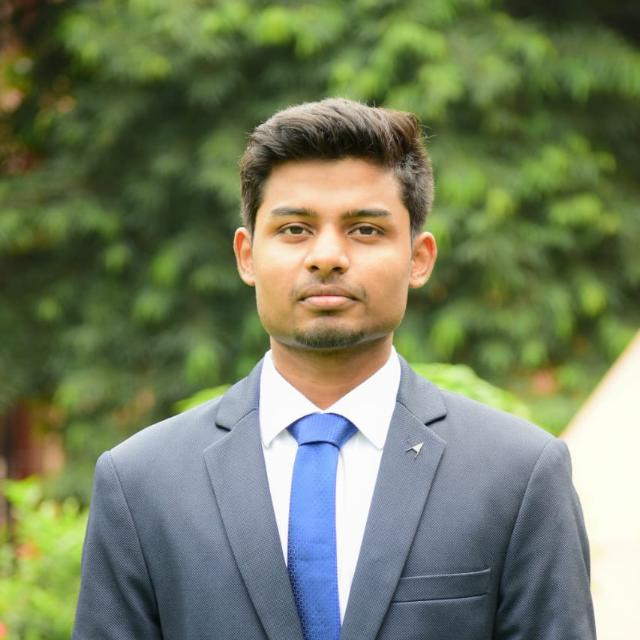
#> input picture me.jpg, 640 x 640 px, given in place of the camera
$ jupyter execute facedetection.ipynb
#> lines starting #> are read from the running program, lines starting #| are printed output that depends on the picture; after the words box and inside, x2 and y2 are one past the last pixel; in counts of white or black regions, pixels touching at a corner belong together
[cell 1]
import cv2
import os
import numpy as np

[cell 2]
face_classifier = cv2.CascadeClassifier("C:\\Users\\adarsh\\Anaconda3\\Lib\\site-packages\\cv2\\data\\haarcascade_frontalface_default.xml")

[cell 3]
def face_extractor(img):

    gray = cv2.cvtColor(img,cv2.COLOR_BGR2GRAY)
    faces = face_classifier.detectMultiScale(gray,1.3,5)

    if faces is():
        return None

    for(x,y,w,h) in faces:
        cropped_face = img[y:y+h, x:x+w]

    return cropped_face

[cell 4]
# Read the input image
#img = cv2.imread("C:\\Users\\adarsh\\Downloads\\IMG20160308231531.jpg")

[cell 5]
cap = cv2.VideoCapture(0)
count = 0

[cell 6]
while True:
    ret, frame = cap.read()
#> frame is the input picture: shape (640, 640, 3); mean B, G, R 96.6, 126.3, 116.2
    if face_extractor(frame) is not None:
#> in face_extractor, `gray = cv2.cvtColor(img,cv2.COLOR_BGR2GRAY)`:
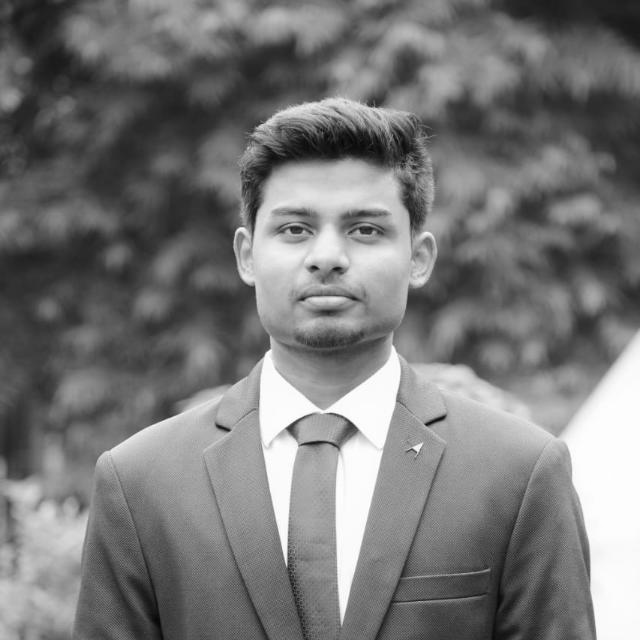
#> gray: shape (640, 640); min 5, max 255, mean 119.9
#> in face_extractor, `faces = face_classifier.detectMultiScale(gray,1.3,5)`: faces = [[232, 154, 189, 189]]
#> the loop in face_extractor, `for(x,y,w,h) in faces:` made 1 pass
#> pass 1, in face_extractor, `cropped_face = img[y:y+h, x:x+w]`:
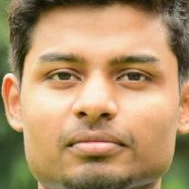
#> cropped_face: shape (189, 189, 3); mean B, G, R 107.2, 146.2, 177.8
        count+=1
#> count = 1
        face = cv2.resize(face_extractor(frame),(200,200))
#> the loop in face_extractor (call 2), `for(x,y,w,h) in faces:` made 1 pass
        face = cv2.cvtColor(face, cv2.COLOR_BGR2GRAY)
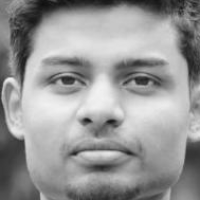
#> face: shape (200, 200); min 14, max 242, mean 151.1

        file_name_path = 'C:\\Users\\adarsh\\Downloads/face'+str(count)+'.jpg'
#> file_name_path = 'C:\\Users\\adarsh\\Downloads/face1.jpg'
        cv2.imwrite(file_name_path,face)

        cv2.putText(face,str(count),(50,50),cv2.FONT_HERSHEY_COMPLEX,1,(0,255,0),2)
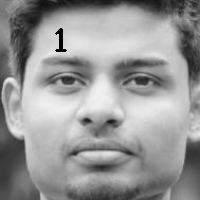
#> face: shape (200, 200); 0.31% of pixels changed, all inside (x1, y1, x2, y2) = (55, 28, 67, 52)
        cv2.imshow('Face Cropper',face)
    else:
        print("Face not Found")
        pass

    if cv2.waitKey(1)==13 or count==5:
#> (key Esc is pressed here)
        break
cap.release()
cv2.destroyAllWindows()
print('Colleting Samples Complete!!!')
